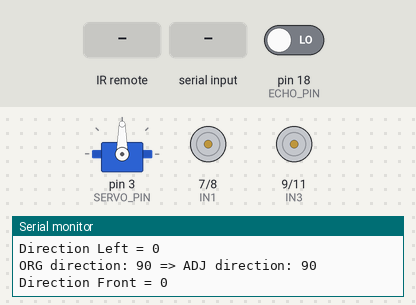
Bench run of a sketch on a simulated Arduino Uno, built with avr-gcc and run on an emulated ATmega328P. On the bench: servo, motor-driver pin pairs drawn as motors (green arrow = first pin HIGH = forward, orange = second pin HIGH = backward, longer = more drive, scaled by the enable pin), the last lines printed to the serial monitor. The inputs (shaded band) are chosen by the test bench; at power-on: pin 18 (ECHO_PIN) LOW.

Above: at 18.7 s.
18.8 s: infrared code 0x511DBB received
At 19.7 s:
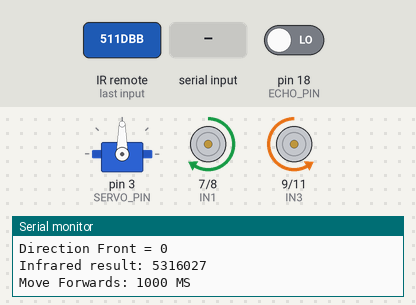
21.4 s: "R" received over Serial
At 21.8 s:
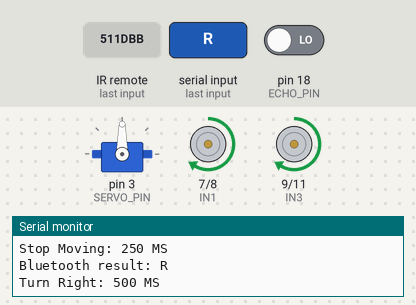
23.4 s: infrared code 0xFF22DD received
At 23.9 s:
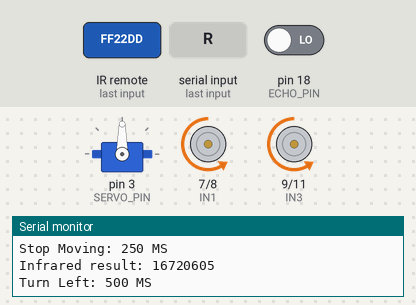
25.5 s: "B" received over Serial
At 25.9 s:
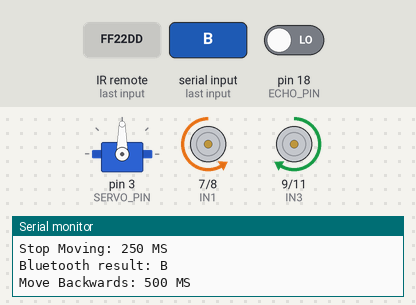
27.5 s: "1" received over Serial
At 30.0 s:
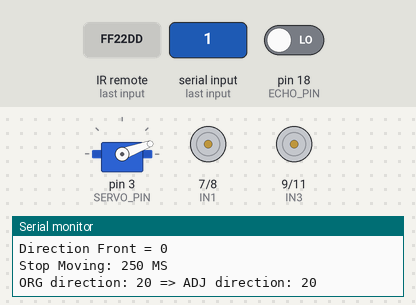
Timing chart, 0 to 49.2 s (numbered marks = the images above; inputs shaded):
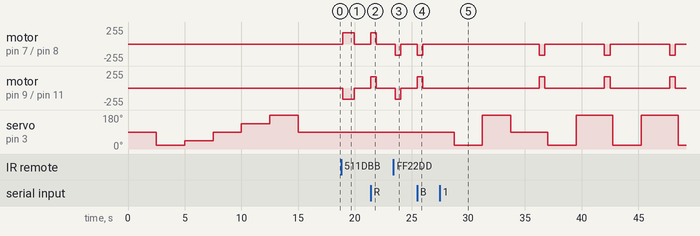

The sketch:

ElegooCarV3.ino
```cpp
#include <Arduino.h>

#define DEBUG_THE_CAR 1

#include "ElegooCarV3.h"
#include "ElegooInfraredConfig.h"
#include "PanasonicInfraredConfig.h"
#include "MyBluetoothConfig.h"

ElegooCarV3 * car = 0;

void setup()
{
	ElegooCarConfig * carConfig = new ElegooCarConfig();
	carConfig->SAFETY_DISTANCE_CM = 30;
	carConfig->serialConfig.BAUD_RATE = 9600;
	carConfig->distanceUnitConfig.SERVO_RIGHT = 20;
	carConfig->distanceUnitConfig.SERVO_LEFT = 180;
	carConfig->motorUnitConfig.SPEED = 170;
	carConfig->infraredReceiverConfig.MAX_NUM_RECEIVERS = 4;
	carConfig->bluetoothReceiverConfig.MAX_NUM_RECEIVERS = 4;

	car = new ElegooCarV3(carConfig);
	car->setup();
	car->selectManualDriver();

	car->registerInfraredConfig(new ElegooInfraredConfig());
	car->registerInfraredConfig(new PanasonicInfraredConfig());
	car->registerBluetoothConfig(new MyBluetoothConfig());
	car->testDistanceUnit();

	// TODO (LOW) activate tests
	//car->testInfrared();
	//car->testBluetooth();
}

void loop()
{
	car->drive();
}
```

ElegooBase.h
```cpp
#ifndef __ELEGOO_BASE_H__
#define __ELEGOO_BASE_H__

#include "ElegooConstants.h"

class ElegooBase
{
public:
	int statusOK()
	{
		return ElegooConstants::OK;
	}
};

#endif
```

ElegooBluetoothReceiver.h
```cpp
#ifndef __ELEGOO_BLUETOOTH_RECEIVER_H__
#define __ELEGOO_BLUETOOTH_RECEIVER_H__

#include <Arduino.h>
#include "ElegooBluetoothConfigInterface.h"
#include "ElegooCarConfig.h"
#include "ElegooCommand.h"

class ElegooBluetoothReceiver
{
private:

	ElegooCarConfig::BluetoothReceiverConfig & config;

	ElegooBluetoothConfigInterface ** bluetoothConfigs;

	int numBluetoothConfigs = 0;

public:

	ElegooBluetoothReceiver(ElegooCarConfig::BluetoothReceiverConfig & pConfig) :
			config(pConfig)
	{
		int size = config.MAX_NUM_RECEIVERS;
		bluetoothConfigs = new ElegooBluetoothConfigInterface*[size];
	}

	void setup()
	{
	}

	void registerBluetoothConfig(ElegooBluetoothConfigInterface * bluetoothConfig)
	{
		bluetoothConfigs[numBluetoothConfigs] = bluetoothConfig;
		numBluetoothConfigs++;
	}

	// May also return UNKNOWN_CMD or NO_COMMAND
	ElegooCommand readCommand()
	{
		int intInput = Serial.read();
		if (intInput == -1)
		{
			return ElegooCommand::NO_COMMAND;
		}

		char charInput = (char) intInput;
		ElegooCommand cmd = checkBluetoothProviders(charInput);
		return cmd;
	}

private:

	// May return UNKNOWN_CMD, will never return NO_COMMAND
	ElegooCommand checkBluetoothProviders(char charInput)
	{
		for (int i = 0; i < numBluetoothConfigs; i++)
		{
			ElegooBluetoothConfigInterface * bluetoothConfig = bluetoothConfigs[i];
			if (bluetoothConfig->isSupportedCharacter(charInput))
			{
				Serial.print("Bluetooth result: ");
				Serial.println(charInput);
			}

			ElegooCommand cmd = bluetoothConfig->checkCommand(charInput);
			if (cmd != ElegooCommand::UNK_COMMAND)
			{
				return cmd; // return as soon as we have found something known
			}
		}

		return ElegooCommand::UNK_COMMAND;
	}
};

#endif
```

ElegooCarV3.h
```cpp
#ifndef __ELEGOO_CAR_V3_H__
#define __ELEGOO_CAR_V3_H__

#include <Arduino.h>
#include "ElegooConstants.h"
#include "ElegooCarConfig.h"
#include "ElegooDistanceUnit.h"
#include "ElegooMotorUnit.h"
#include "ElegooInfraredReceiver.h"
#include "ElegooBluetoothReceiver.h"
#include "ElegooManualDriver.h"
#include "ElegooAutomaticDriver1.h"
#include "ElegooAutomaticDriver2.h"
#include "ElegooLineTrackingDriver.h"

/*
 * TODO most of the driving functions cannot be interrupted by a button press or so, this must be fixed (need to check Arduino interrupts, too).
 * Affected classes:
 * - All driver classes
 * - Driver base class (backOut function)
 *
 * TODO (HIGH) test the instructions for the Arduino IDE
 */
class ElegooCarV3
{
private:

	ElegooCarConfig * carConfig;

	ElegooDistanceUnit distUnit;

	ElegooMotorUnit motorUnit;

	ElegooInfraredReceiver infraredReceiver;

	ElegooBluetoothReceiver bluetoothReceiver;

	ElegooDriverBase * drivers[4];

	ElegooDriverBase * currentDriver = 0;

	int safetyDistanceInCM;

public:

	ElegooCarV3(ElegooCarConfig * pCarConfig) :
			carConfig(pCarConfig), //
			distUnit(carConfig->distanceUnitConfig), //
			motorUnit(carConfig->motorUnitConfig), //
			infraredReceiver(carConfig->infraredReceiverConfig), //
			bluetoothReceiver(carConfig->bluetoothReceiverConfig), //
			safetyDistanceInCM(carConfig->SAFETY_DISTANCE_CM)
	{
	}

	int setup()
	{
		Serial.begin(carConfig->serialConfig.BAUD_RATE);
		distUnit.setup();
		motorUnit.setup();
		infraredReceiver.setup();
		bluetoothReceiver.setup();

		initializeDrivers();
		selectManualDriver();

		return ElegooConstants::OK;
	}

private:
	void initializeDrivers()
	{
		drivers[ElegooCommand::MANUAL_DRIVER] = //
				new ElegooManualDriver(safetyDistanceInCM, distUnit, motorUnit);

		drivers[ElegooCommand::AUTO_DRIVER_1] = //
				new ElegooAutomaticDriver1(safetyDistanceInCM, distUnit, motorUnit);

		drivers[ElegooCommand::AUTO_DRIVER_2] = //
				new ElegooAutomaticDriver2(safetyDistanceInCM, distUnit, motorUnit);

		drivers[ElegooCommand::LINE_TRACKING_DRIVER] = //
				new ElegooLineTrackingDriver(safetyDistanceInCM, distUnit, motorUnit);
	}

	bool isDriver(ElegooCommand newDriver)
	{
		return (newDriver == ElegooCommand::MANUAL_DRIVER || //
				newDriver == ElegooCommand::AUTO_DRIVER_1 || //
				newDriver == ElegooCommand::AUTO_DRIVER_2 || //
				newDriver == ElegooCommand::LINE_TRACKING_DRIVER);
	}

	int selectDriver(ElegooCommand newDriver)
	{
		if (isDriver(newDriver))
		{
			currentDriver = drivers[newDriver];
		}
		return ElegooConstants::OK;
	}

	bool usingManualDriver()
	{
		return (currentDriver == drivers[ElegooCommand::MANUAL_DRIVER]);
	}

public:
	int selectManualDriver()
	{
		return selectDriver(ElegooCommand::MANUAL_DRIVER);
	}

	void registerInfraredConfig(ElegooInfraredConfigInterface * infraredConfig)
	{
		infraredReceiver.registerInfraredConfig(infraredConfig);
	}

	void registerBluetoothConfig(ElegooBluetoothConfigInterface * bluetoothConfig)
	{
		bluetoothReceiver.registerBluetoothConfig(bluetoothConfig);
	}

	int drive()
	{
		ElegooCommand cmd = readCommand();
		if (cmd == ElegooCommand::STOP_MOVING)
		{
			motorUnit.stopMoving();
			selectManualDriver();
			return ElegooConstants::OK;
		}

		// TODO test that we indeed get NO_COMMAND from both the Infrared and the Bluetooth remote controls
		if (!usingManualDriver() && cmd != ElegooCommand::NO_COMMAND)
		{
			motorUnit.stopMoving();
			selectManualDriver();
			// continue processing the given command (button press) below
		}

		if (usingManualDriver())
		{
			switch (cmd)
			{
			case ElegooCommand::MANUAL_DRIVER:
			case ElegooCommand::AUTO_DRIVER_1:
			case ElegooCommand::AUTO_DRIVER_2:
			case ElegooCommand::LINE_TRACKING_DRIVER:
				return selectDriver(cmd);

			case ElegooCommand::UNK_COMMAND:
			case ElegooCommand::NO_COMMAND:
				return ElegooConstants::OK;

			default:
				return currentDriver->processCommand(cmd);
			}
		}
		else
		{
			return currentDriver->processCommand(ElegooCommand::NO_COMMAND);
		}
	}

private:

	// May also return UNKNOWN_CMD or NO_COMMAND
	ElegooCommand readCommand()
	{
		ElegooCommand cmd = ElegooCommand::NO_COMMAND;

		cmd = infraredReceiver.readCommand();
		if (ElegooCommandUtil::isValidCommand(cmd))
		{
			return cmd;
		}

		cmd = bluetoothReceiver.readCommand();
		if (ElegooCommandUtil::isValidCommand(cmd))
		{
			return cmd;
		}

		return cmd;
	}

public:

	void testDistanceUnit()
	{
		Serial.println("Test Distance Unit");
		distUnit.frontDistance();
		distUnit.test();
		distUnit.frontDistance();
		Serial.println();
	}

	void testInfrared() // TODO (LOW) make this work
	{
		while (true)
		{
			ElegooCommand cmd = infraredReceiver.readCommand();
			const char * cmdString = ElegooCommandUtil::getCommandString(cmd);
			Serial.println(cmdString);
			if (cmd == ElegooCommand::STOP_MOVING)
			{
				return;
			}
		}
	}

	void testBluetooth() // TODO (LOW) make this work
	{
		while (true)
		{
			ElegooCommand cmd = bluetoothReceiver.readCommand();
			const char * cmdString = ElegooCommandUtil::getCommandString(cmd);
			Serial.println(cmdString);
			if (cmd == ElegooCommand::STOP_MOVING)
			{
				return;
			}
		}
	}

};

#endif
```

ElegooCommand.h
```cpp
#ifndef __ELEGOO_COMMAND_H__
#define __ELEGOO_COMMAND_H__

enum ElegooCommand // TODO Add line-tracking driver option (in progress)
{
	MANUAL_DRIVER = 0, //
	AUTO_DRIVER_1 = 1,
	AUTO_DRIVER_2 = 2,
	LINE_TRACKING_DRIVER,
	MOVE_FORWARDS,
	MOVE_BACKWARDS,
	STOP_MOVING,
	TURN_RIGHT,
	HALF_RIGHT,
	TURN_LEFT,
	HALF_LEFT,
	UNK_COMMAND,
	NO_COMMAND
};

class ElegooCommandUtil
{
public:
	static bool isValidCommand(ElegooCommand cmd)
	{
		return (cmd != ElegooCommand::UNK_COMMAND) && (cmd != ElegooCommand::NO_COMMAND);
	}

	static const char* getCommandString(ElegooCommand cmd)
	{
		switch (cmd)
		{
		case MOVE_FORWARDS:
			return "Move Forwards";
		case TURN_RIGHT:
			return "Turn Right";
		case HALF_RIGHT:
			return "Go Half Right";
		case TURN_LEFT:
			return "Turn Left";
		case HALF_LEFT:
			return "Go Half Left";
		case MOVE_BACKWARDS:
			return "Move Backwards";
		case STOP_MOVING:
			return "Stop Moving";
		case UNK_COMMAND:
			return "Unknown Command";
		case NO_COMMAND:
			return "No Command";
		default:
			return "ERROR";
		}
	}

};

#endif
```

ElegooConstants.h
```cpp
#ifndef __ELEGOO_CONSTANTS_H__
#define __ELEGOO_CONSTANTS_H__

class ElegooConstants
{
public:
	static const int OK = 0;
};

#endif
```

ElegooDistanceUnit.h
```cpp
#ifndef __ELEGOO_DISTANCE_UNIT_H__
#define __ELEGOO_DISTANCE_UNIT_H__

#include <Arduino.h>
#include <Servo.h>
#include "ElegooCarConfig.h"

class DistanceData
{
public:
	int direction = 0;
	int distance = 0;
};

class ElegooDistanceUnit
{
private:
	ElegooCarConfig::DistanceUnitConfig & config;

	Servo servo;

	static const int MAX_SCANNED_DISTANCES = 5;

	const char* getDirectionString(const int direction)
	{
		if (direction == config.SERVO_RIGHT)
		{
			return "Right";
		}

		if (direction == config.SERVO_LEFT)
		{
			return "Left";
		}

		switch (direction)
		{
		case HALF_RIGHT:
			return "Half Right";
		case FRONT:
			return "Front";
		case HALF_LEFT:
			return "Half Left";
		default:
			return "Unknown";
		}
	}

public:

	static const int HALF_RIGHT = 45;
	static const int FRONT = 90;
	static const int HALF_LEFT = 135;

	boolean isFarRightDirection(const int direction)
	{
		return (direction < HALF_RIGHT);

	}

	boolean isFarLeftDirection(const int direction)
	{
		return (direction > HALF_LEFT);

	}

	ElegooDistanceUnit(ElegooCarConfig::DistanceUnitConfig & pConfig) :
			config(pConfig), servo()
	{
	}

	void setup()
	{
		servo.attach(config.SERVO_PIN);
		pinMode(config.ECHO_PIN, INPUT);
		pinMode(config.TRIGGER_PIN, INPUT);
	}

	void test()
	{
		// performs a "full" scan
		scanBiggestDistance();
	}

	int frontDistance()
	{
		return readDistanceForDirection(FRONT);
	}

	int rightDistance()
	{
		return readDistanceForDirection(config.SERVO_RIGHT);
	}

	int leftDistance()
	{
		return readDistanceForDirection(config.SERVO_LEFT);
	}

	DistanceData scanBiggestDistance()
	{
		DistanceData distances[MAX_SCANNED_DISTANCES];
		scanDistances(distances);

		DistanceData biggestDistance = distances[0];

		for (int i = 1; i < MAX_SCANNED_DISTANCES; i++)
		{
			if (distances[i].distance > biggestDistance.distance)
			{
				biggestDistance = distances[i];
			}
		}

		return biggestDistance;
	}

private:

	int _direction = -1;

	void setDirection(const int direction)
	{
		// direction parameter will be checked against what is defined as min/max in the config object
		int minPos = getServoMinPos();
		int maxPos = getServoMaxPos();

		int adjustedDirection = direction;
		if (direction < minPos)
		{
			adjustedDirection = minPos;
		}
		if (direction > maxPos)
		{
			adjustedDirection = maxPos;
		}
		servo.write(adjustedDirection);

#if DEBUG_THE_CAR
		debugOrgVsAdjDirection(direction, adjustedDirection);
#endif

		if (_direction != adjustedDirection)
		{
			const int delayInMS = 1500; // TODO optimize? if change in direction is small, 500 ms will also do
			delay(delayInMS);
		}
		_direction = adjustedDirection;
	}

#if DEBUG_THE_CAR
	void debugOrgVsAdjDirection(int direction, int adjustedDirection)
	{
		Serial.print("ORG direction: ");
		Serial.print(direction);
		Serial.print(" => ADJ direction: ");
		Serial.println(adjustedDirection);
	}
#endif

	// ultrasonic distance measurement function
	int readDistance()
	{
		digitalWrite(config.TRIGGER_PIN, LOW);
		delayMicroseconds(2);
		digitalWrite(config.TRIGGER_PIN, HIGH);
		delayMicroseconds(20);
		digitalWrite(config.TRIGGER_PIN, LOW);

		float fDistance = pulseIn(config.ECHO_PIN, HIGH);
		fDistance = fDistance / 58;
		return (int) fDistance;
	}

	void scanDistances(DistanceData distances[])
	{
		distances[0] = readDistanceDataForDirection(config.SERVO_RIGHT);
		distances[1] = readDistanceDataForDirection(HALF_RIGHT);
		distances[2] = readDistanceDataForDirection(FRONT);
		distances[3] = readDistanceDataForDirection(HALF_LEFT);
		distances[4] = readDistanceDataForDirection(config.SERVO_LEFT);
	}

	DistanceData readDistanceDataForDirection(const int direction)
	{
		int distance = readDistanceForDirection(direction);
		DistanceData distanceData;
		distanceData.direction = direction;
		distanceData.distance = distance;
		return distanceData;
	}

	int readDistanceForDirection(const int direction)
	{
		setDirection(direction);
		int distance = readDistance();
#if DEBUG_THE_CAR
		debugDistanceForDirection(direction, distance);
#endif
		return distance;
	}

#if DEBUG_THE_CAR
	void debugDistanceForDirection(const int direction, const int distance)
	{
		Serial.print("Direction ");
		Serial.print(getDirectionString(direction));
		Serial.print(" = ");
		Serial.println(distance);
	}
#endif

	int getServoMinPos()
	{
		return min(config.SERVO_RIGHT, config.SERVO_LEFT);
	}

	int getServoMaxPos()
	{
		return max(config.SERVO_RIGHT, config.SERVO_LEFT);
	}

};

#endif
```

ElegooInfraredReceiver.h
```cpp
#ifndef __ELEGOO_INFRARED_RECEIVER_H__
#define __ELEGOO_INFRARED_RECEIVER_H__

#include <Arduino.h>
#include <IRremote.h>

#include "ElegooInfraredConfigInterface.h"
#include "ElegooCarConfig.h"
#include "ElegooCommand.h"

class ElegooInfraredReceiver
{
private:

	IRrecv * irrecv = 0;

	ElegooCarConfig::InfraredReceiverConfig & config;

	ElegooInfraredConfigInterface ** infraredConfigs;

	int numInfraredConfigs = 0;

public:

	ElegooInfraredReceiver(ElegooCarConfig::InfraredReceiverConfig & pConfig) :
			config(pConfig)
	{
		int size = config.MAX_NUM_RECEIVERS;
		infraredConfigs = new ElegooInfraredConfigInterface*[size];
	}

	void setup()
	{
		pinMode(config.RECEIVER_PIN, INPUT);
		irrecv = new IRrecv(config.RECEIVER_PIN);
		irrecv->enableIRIn();
	}

	void registerInfraredConfig(ElegooInfraredConfigInterface * infraredConfig)
	{
		infraredConfigs[numInfraredConfigs] = infraredConfig;
		numInfraredConfigs++;
	}

	// May also return UNKNOWN_CMD or NO_COMMAND
	ElegooCommand readCommand()
	{
		ElegooCommand resultsCommand = ElegooCommand::NO_COMMAND;

		decode_results results;
		while (irrecv->decode(&results)) // read all infrared input which we have
		{
			unsigned long resultsValue = results.value;
			irrecv->resume();
			delay(150);

			Serial.print("Infrared result: ");
			Serial.println(resultsValue);

			ElegooCommand cmd = checkInfraredProviders(resultsValue); // check for known code
			if (!ElegooCommandUtil::isValidCommand(resultsCommand)) // if the search result is still not valid
			{
				// we don't return yet, we continue to empty the currently pending queue of IR signals,
				// the below assignment, is performed until we have found an 'isValidCommand'
				resultsCommand = cmd;
			}
		}

		return resultsCommand;
	}

private:

	// May return UNKNOWN_CMD, will never return NO_COMMAND
	ElegooCommand checkInfraredProviders(unsigned long resultsValue)
	{
		for (int i = 0; i < numInfraredConfigs; i++)
		{
			ElegooInfraredConfigInterface * infraredConfig = infraredConfigs[i];
			ElegooCommand cmd = infraredConfig->checkCommand(resultsValue);
			if (cmd != ElegooCommand::UNK_COMMAND)
			{
				return cmd;
			}
		}

		return ElegooCommand::UNK_COMMAND;
	}
};

#endif
```

ElegooMotorUnit.h
```cpp
#ifndef __ELEGOO_MOTOR_UNIT_H__
#define __ELEGOO_MOTOR_UNIT_H__

#include <Arduino.h>
#include "ElegooBase.h"
#include "ElegooCommand.h"
#include "ElegooCarConfig.h"

#define ENA 5
#define ENB 6
#define IN1 7
#define IN2 8
#define IN3 9
#define IN4 11

class ElegooMotorUnit: public ElegooBase
{
private:

	ElegooCarConfig::MotorUnitConfig & config;

public:

	ElegooMotorUnit(ElegooCarConfig::MotorUnitConfig & pMotorUnitConfig) :
			config(pMotorUnitConfig)
	{
	}

	ElegooMotorUnit & setup()
	{
		pinMode(ENA, OUTPUT);
		pinMode(ENB, OUTPUT);
		pinMode(IN1, OUTPUT);
		pinMode(IN2, OUTPUT);
		pinMode(IN3, OUTPUT);
		pinMode(IN4, OUTPUT);
		return *this;
	}

	ElegooMotorUnit & moveForwards(int delayMS = 0)
	{
		moveWheels(HIGH, LOW, LOW, HIGH);
		printMovement(delayMS, ElegooCommand::MOVE_FORWARDS);
		delay(delayMS);
		return *this;
	}

	ElegooMotorUnit & moveBackwards(int delayMS = 500)
	{
		moveWheels(LOW, HIGH, HIGH, LOW);
		printMovement(delayMS, ElegooCommand::MOVE_BACKWARDS);
		delay(delayMS);
		return *this;
	}

	ElegooMotorUnit & turnLeft(int delayMS = 500)
	{
		moveWheels(LOW, HIGH, LOW, HIGH);
		printMovement(delayMS, ElegooCommand::TURN_LEFT);
		delay(delayMS);
		return *this;
	}

	ElegooMotorUnit & turnHalfLeft(int delayMS = 250)
	{
		return turnLeft(delayMS);
	}

	ElegooMotorUnit & turnRight(int delayMS = 500)
	{
		moveWheels(HIGH, LOW, HIGH, LOW);
		printMovement(delayMS, ElegooCommand::TURN_RIGHT);
		delay(delayMS);
		return *this;
	}

	ElegooMotorUnit & turnHalfRight(int delayMS = 250)
	{
		return turnRight(delayMS);
	}

	ElegooMotorUnit & stopMoving(int delayMS = 250)
	{
		stopWheels();
		printMovement(delayMS, ElegooCommand::STOP_MOVING);
		delay(delayMS);
		return *this;
	}

private:

	ElegooMotorUnit & powerOnWheels()
	{
		analogWrite(ENA, config.SPEED);
		analogWrite(ENB, config.SPEED);
		return *this;
	}

	ElegooMotorUnit & stopWheels()
	{
		digitalWrite(ENA, LOW);
		digitalWrite(ENB, LOW);
		return *this;
	}

	ElegooMotorUnit & moveWheels(uint8_t valIn1, uint8_t valIn2, uint8_t valIn3, uint8_t valIn4)
	{
		powerOnWheels();
		digitalWrite(IN1, valIn1);
		digitalWrite(IN2, valIn2);
		digitalWrite(IN3, valIn3);
		digitalWrite(IN4, valIn4);
		return *this;
	}

	ElegooMotorUnit & printMovement(int delayMs, ElegooCommand cmd)
	{
		Serial.print(ElegooCommandUtil::getCommandString(cmd));
		Serial.print(": ");
		Serial.print(delayMs);
		Serial.println(" MS");
		return *this;
	}
};

#endif
```

Source omitted: ooBluetoothConfigInterface.h (597 bytes), ElegooCarConfig.h (1048 bytes), ElegooInfraredConfig.h (898 bytes), gooInfraredConfigInterface.h (305 bytes), MyBluetoothConfig.h (1127 bytes), PanasonicInfraredConfig.h (828 bytes), ElegooAutomaticDriver1.h (1197 bytes), ElegooAutomaticDriver2.h (1327 bytes), ElegooDriverBase.h (1210 bytes), ElegooLineTrackingDriver.h (507 bytes), ElegooManualDriver.h (1084 bytes)

Measured:
- after the input at 18.8 s, motor on pin 7 (IN1) / pin 8 (IN2): stopped → forward 170/255 after 0.15 s, → stopped 1.0 s later; motor on pin 9 (IN3) / pin 11 (IN4): stopped → backward 170/255 after 0.15 s, → stopped 1.0 s later
- after the input at 21.4 s, motor on pin 7 (IN1) / pin 8 (IN2), motor on pin 9 (IN3) / pin 11 (IN4): stopped → forward 170/255 at once, → stopped 0.50 s later
- after the input at 23.4 s, motor on pin 7 (IN1) / pin 8 (IN2), motor on pin 9 (IN3) / pin 11 (IN4): stopped → backward 170/255 after 0.15 s, → stopped 0.50 s later
- after the input at 25.5 s, motor on pin 7 (IN1) / pin 8 (IN2): stopped → backward 170/255 at once, → stopped 0.50 s later; motor on pin 9 (IN3) / pin 11 (IN4): stopped → forward 170/255 at once, → stopped 0.50 s later
- after the input at 27.5 s, motor on pin 7 (IN1) / pin 8 (IN2): alternates backward 170/255 for 0.50 s and stopped for 5.3 s, starting after 8.8 s; motor on pin 9 (IN3) / pin 11 (IN4): alternates forward 170/255 for 0.50 s and stopped for 5.3 s, starting after 8.8 s
